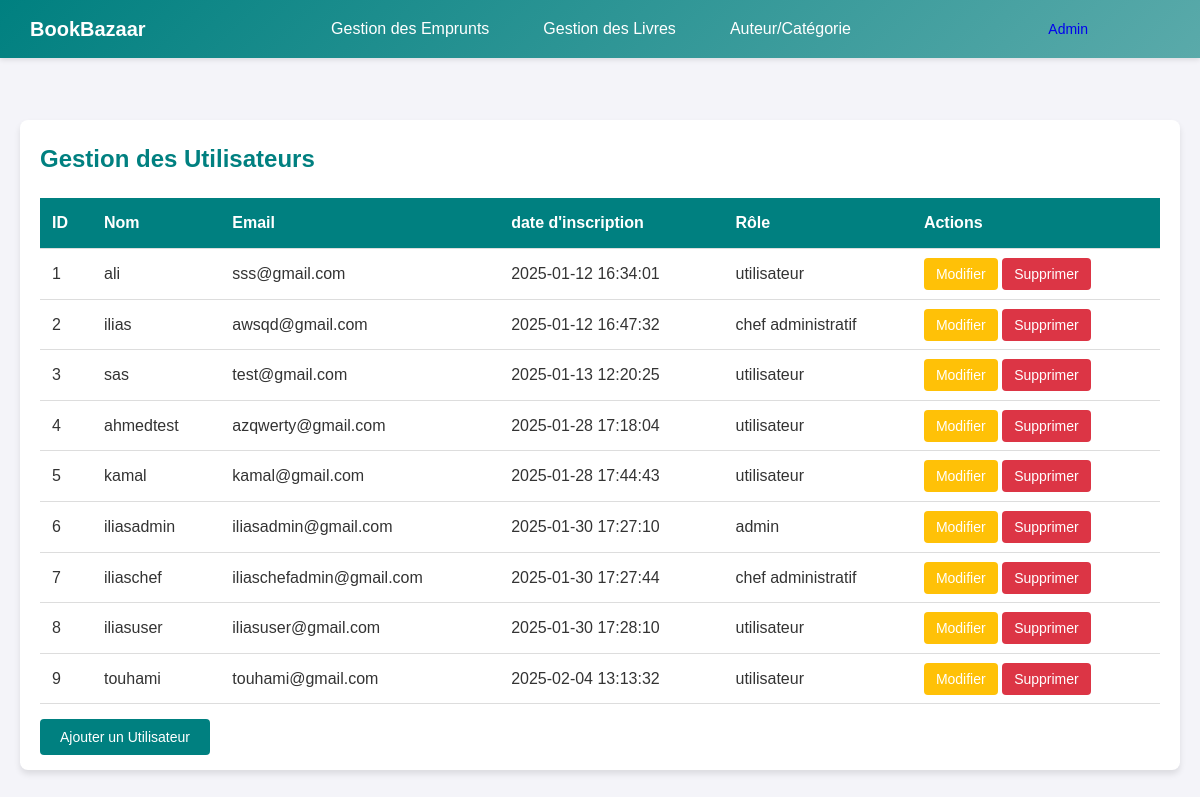
The page /admin/gestion_users.php on the database its author committed.
### tables this page shows
CREATE TABLE `utilisateurs` (
  `id_user` int(11) NOT NULL,
  `nom` varchar(100) NOT NULL,
  `email` varchar(150) NOT NULL,
  `mot_de_passe` varchar(255) NOT NULL,
  `role` enum('utilisateur','admin','chef administratif') NOT NULL,
  `image_prfl` varchar(255) NOT NULL,
  `date_inscription` timestamp NOT NULL DEFAULT current_timestamp()
);

### admin/gestion_users.php (the view, shortened to what this page needs)
<?php
require_once('../connection/connection.php');
$req1 = $pdo->prepare("SELECT * FROM utilisateurs");
$req1->execute();
$users = $req1->fetchAll();
?>
<!DOCTYPE html>
<html lang="fr">
<?php include('admin_nav.php') ?>
<section id="utilisateurs">
    <h2>Gestion des Utilisateurs</h2>
    <table>
        <thead>
            <tr>
                <th>ID</th>
                <th>Nom</th>
                <th>Email</th>
                <th>date d'inscription</th>
                <th>Rôle</th>
                <th>Actions</th>
            </tr>
        </thead>
        <tbody>
        <?php
                $i = 1;
                foreach($users as $user){
                    echo '<tr>';
                    echo '<td>'.$i.'</td>';
                    echo '<td>'.$user['nom'].'</td>';
                    echo '<td>'.$user['email'].'</td>';
                    echo '<td>'.$user['date_inscription'].'</td>';
                    echo '<td>'.$user['role'].'</td>';
                    echo '<td>'
                    . '<a href="user_modification.php?id=' . urlencode($user['id_user']) . '" class="edit">Modifier</a> '
                    . '<a href="supp_user.php?id=' . urlencode($user['id_user']) . '" class="delete" onclick="if(confirm(\'Êtes-vous sûr de vouloir supprimer cet utilisateur ?\')){return true;}else{event.preventDefault();}">Supprimer</a>'
                    . '</td>';
                echo '</tr>';
                $i++;
                }
                ?>
        </tbody>
    </table>
    <a href="insert_users.php" class="add">Ajouter un Utilisateur</a>
</section>
</main>
</body>
</html>

### css/admin.css (style rules this page uses)
* { margin: 0; padding: 0; box-sizing: border-box; }
body { font-family: 'Arial', sans-serif; background-color: #f4f4f9; color: #333; line-height: 1.6; }
body { margin: 0; font-family: 'Arial', sans-serif; background-color: #f4f4f9; }
section { margin-bottom: 40px; background-color: white; padding: 20px; border-radius: 8px; box-shadow: 0 4px 6px rgba(0, 0, 0, 0.1); }
h2 { margin-bottom: 20px; color: teal; }
table { width: 100%; border-collapse: collapse; margin-bottom: 20px; }
table th, table td { padding: 12px; text-align: left; border-bottom: 1px solid #ddd; }
table th { background-color: teal; color: white; }
a { padding: 8px 12px; border: none; border-radius: 4px; cursor: pointer; font-size: 14px; text-decoration: none; }
a.edit { background-color: #ffc107; color: white; }
a.delete { background-color: #dc3545; color: white; }
a.add { background-color: teal; color: white; padding: 10px 20px; margin-top: 10px; }

### rows shown on the page
utilisateurs: nom "ali", email "sss@gmail.com", date_inscription "2025-01-12 16:34:01", role "utilisateur"
utilisateurs: nom "ilias", email "awsqd@gmail.com", date_inscription "2025-01-12 16:47:32", role "chef administratif"
utilisateurs: nom "sas", email "test@gmail.com", date_inscription "2025-01-13 12:20:25", role "utilisateur"
utilisateurs: nom "ahmedtest", email "azqwerty@gmail.com", date_inscription "2025-01-28 17:18:04", role "utilisateur"
utilisateurs: nom "kamal", email "kamal@gmail.com", date_inscription "2025-01-28 17:44:43", role "utilisateur"
utilisateurs: nom "iliasadmin", email "iliasadmin@gmail.com", date_inscription "2025-01-30 17:27:10", role "admin"
utilisateurs: nom "iliaschef", email "iliaschefadmin@gmail.com", date_inscription "2025-01-30 17:27:44", role "chef administratif"
utilisateurs: nom "iliasuser", email "iliasuser@gmail.com", date_inscription "2025-01-30 17:28:10", role "utilisateur"
utilisateurs: nom "touhami", email "touhami@gmail.com", date_inscription "2025-02-04 13:13:32", role "utilisateur"
